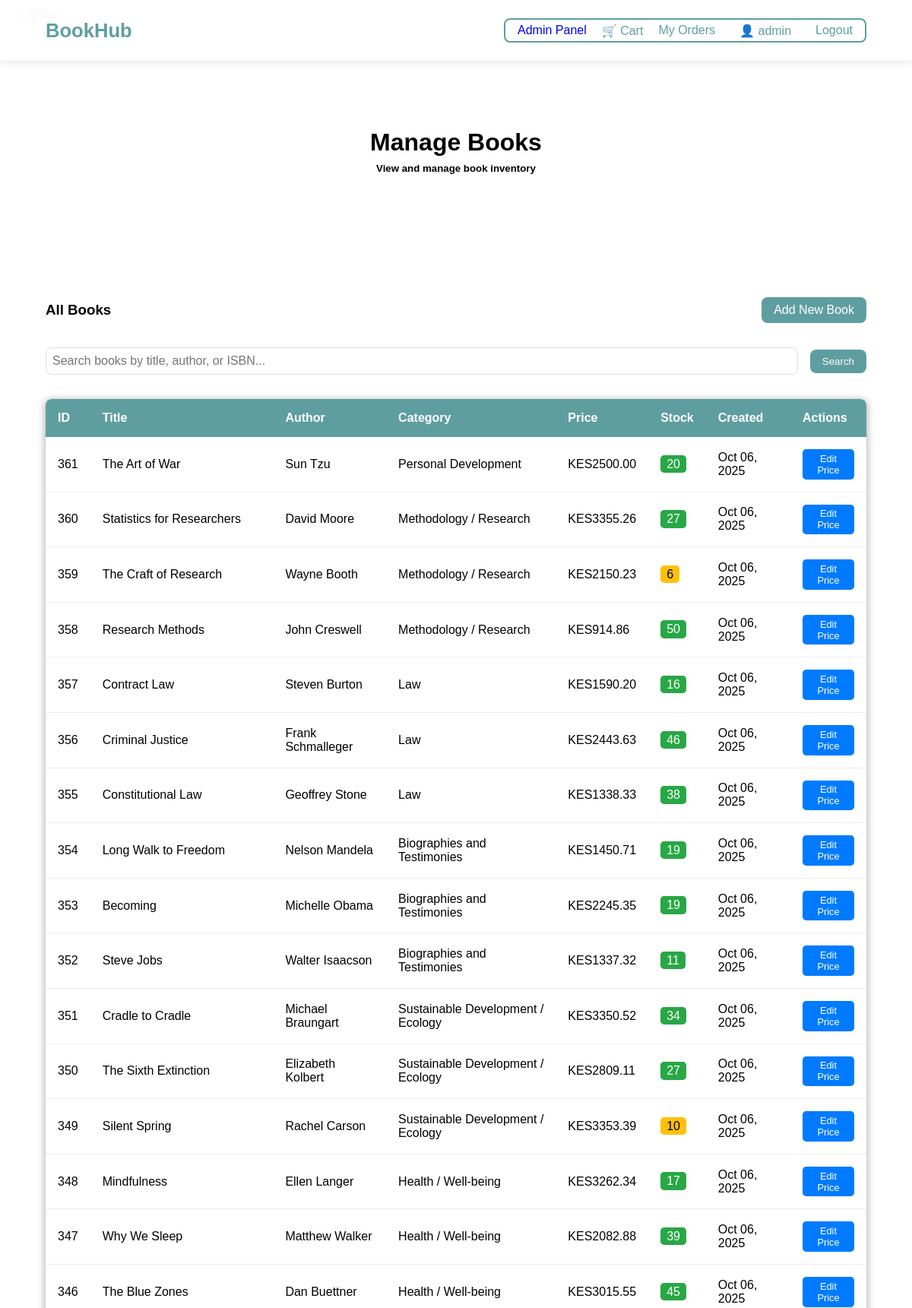
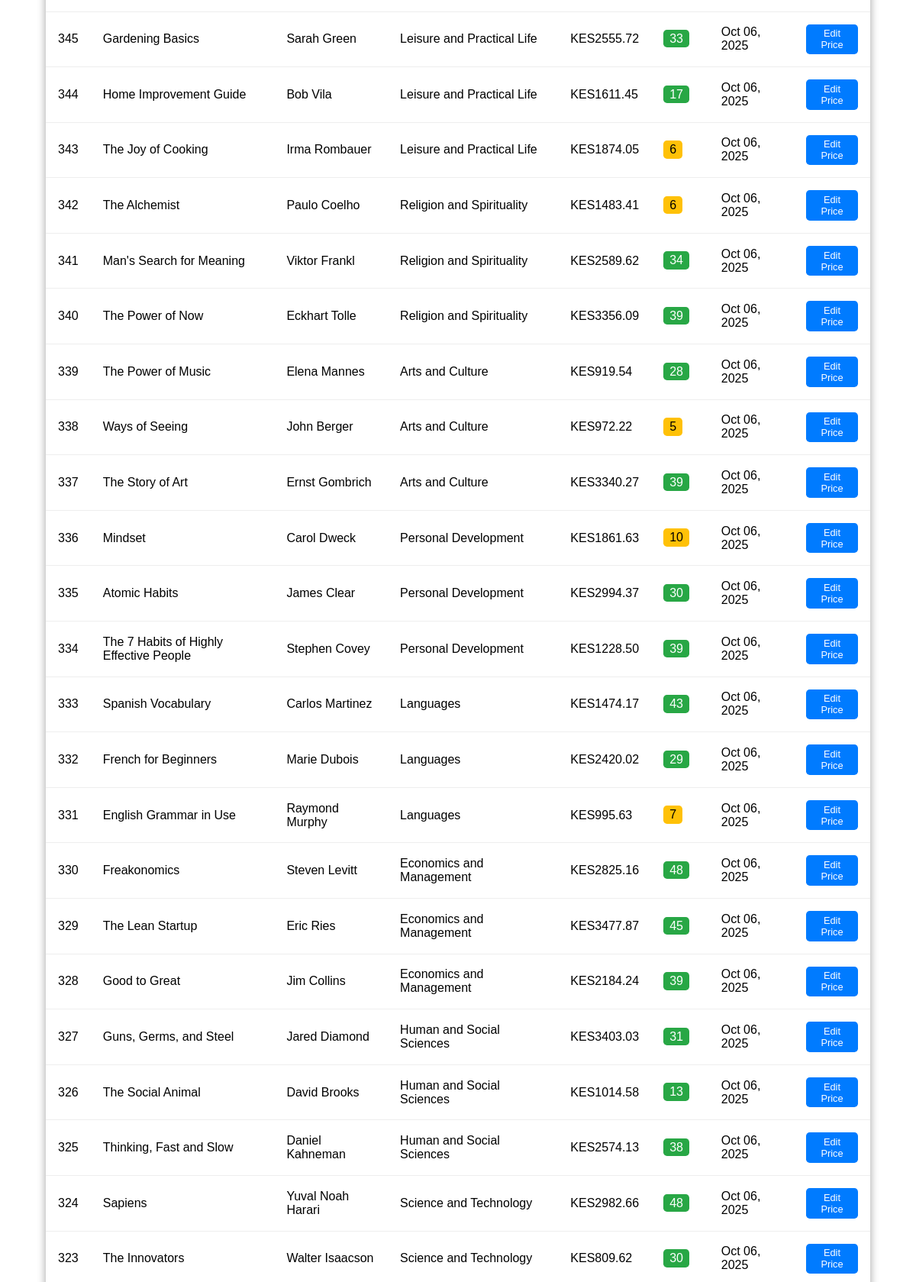
/admin-panel/books/ (signed in, upper part), run on the app's committed database (2 pictures, top to bottom).
### core/models.py (models this page shows, shortened)
class User(AbstractUser):
    ROLE_CHOICES = (
        ('customer', 'Customer'),
        ('admin', 'Administrator'),
    )
    role = models.CharField(max_length=20, choices=ROLE_CHOICES, default='customer')
    phone_number = models.CharField(max_length=15, blank=True)
    address = models.TextField(blank=True)
    created_at = models.DateTimeField(auto_now_add=True)

class Book(models.Model):
    title = models.CharField(max_length=200)
    author = models.ForeignKey(Author, on_delete=models.CASCADE)
    category = models.ForeignKey(Category, on_delete=models.CASCADE)
    isbn = models.CharField(max_length=13, unique=True)
    description = models.TextField()
    price = models.DecimalField(max_digits=10, decimal_places=2, validators=[MinValueValidator(0)])
    stock_quantity = models.IntegerField(validators=[MinValueValidator(0)])
    cover_image = models.ImageField(upload_to='book_covers/', blank=True, null=True)
    created_at = models.DateTimeField(auto_now_add=True)
    updated_at = models.DateTimeField(auto_now=True)

class Author(models.Model):
    name = models.CharField(max_length=200)
    bio = models.TextField(blank=True)
    created_at = models.DateTimeField(auto_now_add=True)

class Category(models.Model):
    name = models.CharField(max_length=100, unique=True)
    description = models.TextField(blank=True)
    created_at = models.DateTimeField(auto_now_add=True)

### core/views.py (the view)
# urls.py: path('admin-panel/books/', views.admin_books, name='admin_books'),
@user_passes_test(is_admin)
def admin_books(request):
    books = Book.objects.all().order_by('-created_at')
    search_query = request.GET.get('search')
    if search_query:
        books = books.filter(
            Q(title__icontains=search_query) |
            Q(author__name__icontains=search_query) |
            Q(isbn__icontains=search_query)
        )
    return render(request, 'core/admin_books.html', {'books': books})

### core/views.py (called while the page is built)
def is_admin(user):
    return user.is_authenticated and (user.is_superuser or user.role == 'admin')

### core/templates/core/admin_books.html (shortened to what this page needs)
{% extends 'core/base.html' %}
{% block content %}
<div class="title">
    <h1>Manage Books</h1>
    <h5>View and manage book inventory</h5>
</div>
<div style="width: 90%; margin: 0 auto; padding: 2rem 0;">
    <div style="display: flex; justify-content: space-between; align-items: center; margin-bottom: 2rem;">
        <h3>All Books</h3>
        <a href="{% url 'admin_add_book' %}" style="background-color: cadetblue; color: white; padding: 0.5rem 1rem; border-radius: 0.5rem; text-decoration: none;">Add New Book</a>
    </div>
    <div style="margin-bottom: 2rem;">
        <form method="get" style="display: flex; gap: 1rem; align-items: center;">
            <input type="text" name="search" value="{{ request.GET.search }}" placeholder="Search books by title, author, or ISBN..." style="flex: 1; padding: 0.5rem; border: 1px solid #ddd; border-radius: 0.5rem;">
            <button type="submit" style="background-color: cadetblue; color: white; border: none; padding: 0.5rem 1rem; border-radius: 0.5rem; cursor: pointer;">Search</button>
        </form>
    </div>
    <div style="overflow-x: auto; box-shadow: 0px 2px 10px 2px rgba(0, 0, 0, 0.274); border-radius: 0.5rem;">
        <table style="width: 100%; border-collapse: collapse; background: white;">
            <thead style="background-color: cadetblue; color: white;">
                <tr>
                    <th style="padding: 1rem; text-align: left;">ID</th>
                    <th style="padding: 1rem; text-align: left;">Title</th>
                    <th style="padding: 1rem; text-align: left;">Author</th>
                    <th style="padding: 1rem; text-align: left;">Category</th>
                    <th style="padding: 1rem; text-align: left;">Price</th>
                    <th style="padding: 1rem; text-align: left;">Stock</th>
                    <th style="padding: 1rem; text-align: left;">Created</th>
                    <th style="padding: 1rem; text-align: left;">Actions</th>
                </tr>
            </thead>
            <tbody>
                {% for book in books %}
                <tr style="border-bottom: 1px solid #eee;">
                    <td style="padding: 1rem;">{{ book.id }}</td>
                    <td style="padding: 1rem;">{{ book.title }}</td>
                    <td style="padding: 1rem;">{{ book.author.name }}</td>
                    <td style="padding: 1rem;">{{ book.category.name }}</td>
                    <td style="padding: 1rem;">KES{{ book.price }}</td>
                    <td style="padding: 1rem;">
                        <span style="padding: 0.2rem 0.5rem; border-radius: 0.3rem; {% if book.stock_quantity > 10 %}background-color: #28a745; color: white;{% elif book.stock_quantity > 0 %}background-color: #ffc107; color: black;{% else %}background-color: #dc3545; color: white;{% endif %}">
                            {{ book.stock_quantity }}
                        </span>
                    </td>
                    <td style="padding: 1rem;">{{ book.created_at|date:"M d, Y" }}</td>
                    <td style="padding: 1rem;">
                        <button onclick="editPrice({{ book.id }}, {{ book.price }})" style="background-color: #007bff; color: white; border: none; padding: 0.3rem 0.6rem; border-radius: 0.3rem; cursor: pointer; font-size: 0.8rem;">Edit Price</button>
                    </td>
                </tr>
                {% empty %}
                <tr>
                    <td colspan="8" style="padding: 2rem; text-align: center;">No books found.</td>
                </tr>
                {% endfor %}
            </tbody>
        </table>
    </div>
</div>
{% endblock %}

### core/templates/core/includes/header.html
<nav class="header">
    <div class="sous_header">
        <a href="{% url 'home' %}" class="title_header">BookHub</a>
            <ul>
                {% if user.is_authenticated and user.is_superuser or user.role == 'admin' %}
                    <li><a href="{% url 'admin_panel' %}">Admin Panel</a></li>
                {% endif %}
                {% if user.is_authenticated %}
                    <li>
                        <a href="{% url 'cart_detail' %}" id="cart-link" style="color: cadetblue; display: flex;align-items: center;">
                            🛒 Cart<span id="cart-count" style="display: none;"> 0</span>
                        </a>
                    </li>
                    <li>
                        <a style="color: cadetblue;" href="{% url 'my_orders' %}">My Orders</a>
                        <span style="color: cadetblue; display: flex;align-items: center;">
                            👤 {{ user.username }}
                        </span>
                        <a href="#" style="color: cadetblue;" onclick="confirmLogout()">Logout</a>
                    </li>
                {% else %}
                    <a style="color: cadetblue;" href="{% url 'login' %}">Login</a>
                {% endif %}
            </ul>
    </div>
</nav>

### static/css/style.css (style rules this page uses)
* { margin: 0; padding: 0; box-sizing: border-box; font-family: 'Arial', sans-serif; }
.header { height: 10vh; text-align: center; display: flex; justify-content: space-between; align-items: center; position: fixed; top: 0; width: 100%; backdrop-filter: blur(5px); background: rgba(255, 255, 255, 0.95); z-index: 1000; box-shadow: 0 2px 10px rgba(0,0,0,0.1); }
.title_header { color: cadetblue; font-weight: bold; font-size: 1.6rem; }
.sous_header { width: 90%; margin: auto; display: flex; justify-content: space-between; align-items: center; }
.header ul { list-style: none; display: flex; align-items: center; gap: 20px; border: solid 2px; border-radius: .5rem; padding: .3rem 1rem; color: cadetblue; }
a:-webkit-any-link { text-decoration: none; }
.header ul li { display: flex; gap: 2rem; }
.title { height: 40vh; display: flex; flex-direction: column; align-items: center; justify-content: center; gap: .5rem; }
input { padding: .5rem; border: 1px solid #ddd; border-radius: .3rem; font-size: 1rem; width: 100%; }

### data on the page
User: username "admin"
Book: id "361", title "The Art of War", author.name "Sun Tzu", category.name "Personal Development", price "2500.00", stock_quantity "20", created_at "Oct 06, 2025"
Book: id "360", title "Statistics for Researchers", author.name "David Moore", category.name "Methodology / Research", price "3355.26", stock_quantity "27", created_at "Oct 06, 2025"
Book: id "359", title "The Craft of Research", author.name "Wayne Booth", category.name "Methodology / Research", price "2150.23", stock_quantity "6", created_at "Oct 06, 2025"
Book: id "358", title "Research Methods", author.name "John Creswell", category.name "Methodology / Research", price "914.86", stock_quantity "50", created_at "Oct 06, 2025"
Book: id "357", title "Contract Law", author.name "Steven Burton", category.name "Law", price "1590.20", stock_quantity "16", created_at "Oct 06, 2025"
Book: id "356", title "Criminal Justice", author.name "Frank Schmalleger", category.name "Law", price "2443.63", stock_quantity "46", created_at "Oct 06, 2025"
Book: id "355", title "Constitutional Law", author.name "Geoffrey Stone", category.name "Law", price "1338.33", stock_quantity "38", created_at "Oct 06, 2025"
Book: id "354", title "Long Walk to Freedom", author.name "Nelson Mandela", category.name "Biographies and Testimonies", price "1450.71", stock_quantity "19", created_at "Oct 06, 2025"
Book: id "353", title "Becoming", author.name "Michelle Obama", category.name "Biographies and Testimonies", price "2245.35", stock_quantity "19", created_at "Oct 06, 2025"
Book: id "352", title "Steve Jobs", author.name "Walter Isaacson", category.name "Biographies and Testimonies", price "1337.32", stock_quantity "11", created_at "Oct 06, 2025"
Book: id "351", title "Cradle to Cradle", author.name "Michael Braungart", category.name "Sustainable Development / Ecology", price "3350.52", stock_quantity "34", created_at "Oct 06, 2025"
Book: id "350", title "The Sixth Extinction", author.name "Elizabeth Kolbert", category.name "Sustainable Development / Ecology", price "2809.11", stock_quantity "27", created_at "Oct 06, 2025"
Book: id "349", title "Silent Spring", author.name "Rachel Carson", category.name "Sustainable Development / Ecology", price "3353.39", stock_quantity "10", created_at "Oct 06, 2025"
Book: id "348", title "Mindfulness", author.name "Ellen Langer", category.name "Health / Well-being", price "3262.34", stock_quantity "17", created_at "Oct 06, 2025"
Book: id "347", title "Why We Sleep", author.name "Matthew Walker", category.name "Health / Well-being", price "2082.88", stock_quantity "39", created_at "Oct 06, 2025"
Book: id "346", title "The Blue Zones", author.name "Dan Buettner", category.name "Health / Well-being", price "3015.55", stock_quantity "45", created_at "Oct 06, 2025"
Book: id "345", title "Gardening Basics", author.name "Sarah Green", category.name "Leisure and Practical Life", price "2555.72", stock_quantity "33", created_at "Oct 06, 2025"
Book: id "344", title "Home Improvement Guide", author.name "Bob Vila", category.name "Leisure and Practical Life", price "1611.45", stock_quantity "17", created_at "Oct 06, 2025"
Book: id "343", title "The Joy of Cooking", author.name "Irma Rombauer", category.name "Leisure and Practical Life", price "1874.05", stock_quantity "6", created_at "Oct 06, 2025"
Book: id "342", title "The Alchemist", author.name "Paulo Coelho", category.name "Religion and Spirituality", price "1483.41", stock_quantity "6", created_at "Oct 06, 2025"
Book: id "341", title "Man's Search for Meaning", author.name "Viktor Frankl", category.name "Religion and Spirituality", price "2589.62", stock_quantity "34", created_at "Oct 06, 2025"
Book: id "340", title "The Power of Now", author.name "Eckhart Tolle", category.name "Religion and Spirituality", price "3356.09", stock_quantity "39", created_at "Oct 06, 2025"
Book: id "339", title "The Power of Music", author.name "Elena Mannes", category.name "Arts and Culture", price "919.54", stock_quantity "28", created_at "Oct 06, 2025"
Book: id "338", title "Ways of Seeing", author.name "John Berger", category.name "Arts and Culture", price "972.22", stock_quantity "5", created_at "Oct 06, 2025"
Book: id "337", title "The Story of Art", author.name "Ernst Gombrich", category.name "Arts and Culture", price "3340.27", stock_quantity "39", created_at "Oct 06, 2025"
Book: id "336", title "Mindset", author.name "Carol Dweck", category.name "Personal Development", price "1861.63", stock_quantity "10", created_at "Oct 06, 2025"
Book: id "335", title "Atomic Habits", author.name "James Clear", category.name "Personal Development", price "2994.37", stock_quantity "30", created_at "Oct 06, 2025"
Book: id "334", title "The 7 Habits of Highly Effective People", author.name "Stephen Covey", category.name "Personal Development", price "1228.50", stock_quantity "39", created_at "Oct 06, 2025"
Book: id "333", title "Spanish Vocabulary", author.name "Carlos Martinez", category.name "Languages", price "1474.17", stock_quantity "43", created_at "Oct 06, 2025"
Book: id "332", title "French for Beginners", author.name "Marie Dubois", category.name "Languages", price "2420.02", stock_quantity "29", created_at "Oct 06, 2025"
Book: id "331", title "English Grammar in Use", author.name "Raymond Murphy", category.name "Languages", price "995.63", stock_quantity "7", created_at "Oct 06, 2025"
Book: id "330", title "Freakonomics", author.name "Steven Levitt", category.name "Economics and Management", price "2825.16", stock_quantity "48", created_at "Oct 06, 2025"
Book: id "329", title "The Lean Startup", author.name "Eric Ries", category.name "Economics and Management", price "3477.87", stock_quantity "45", created_at "Oct 06, 2025"
Book: id "328", title "Good to Great", author.name "Jim Collins", category.name "Economics and Management", price "2184.24", stock_quantity "39", created_at "Oct 06, 2025"
Book: id "327", title "Guns, Germs, and Steel", author.name "Jared Diamond", category.name "Human and Social Sciences", price "3403.03", stock_quantity "31", created_at "Oct 06, 2025"
Book: id "326", title "The Social Animal", author.name "David Brooks", category.name "Human and Social Sciences", price "1014.58", stock_quantity "13", created_at "Oct 06, 2025"
Book: id "325", title "Thinking, Fast and Slow", author.name "Daniel Kahneman", category.name "Human and Social Sciences", price "2574.13", stock_quantity "38", created_at "Oct 06, 2025"
Book: id "324", title "Sapiens", author.name "Yuval Noah Harari", category.name "Science and Technology", price "2982.66", stock_quantity "48", created_at "Oct 06, 2025"
Book: id "323", title "The Innovators", author.name "Walter Isaacson", category.name "Science and Technology", price "809.62", stock_quantity "30", created_at "Oct 06, 2025"
